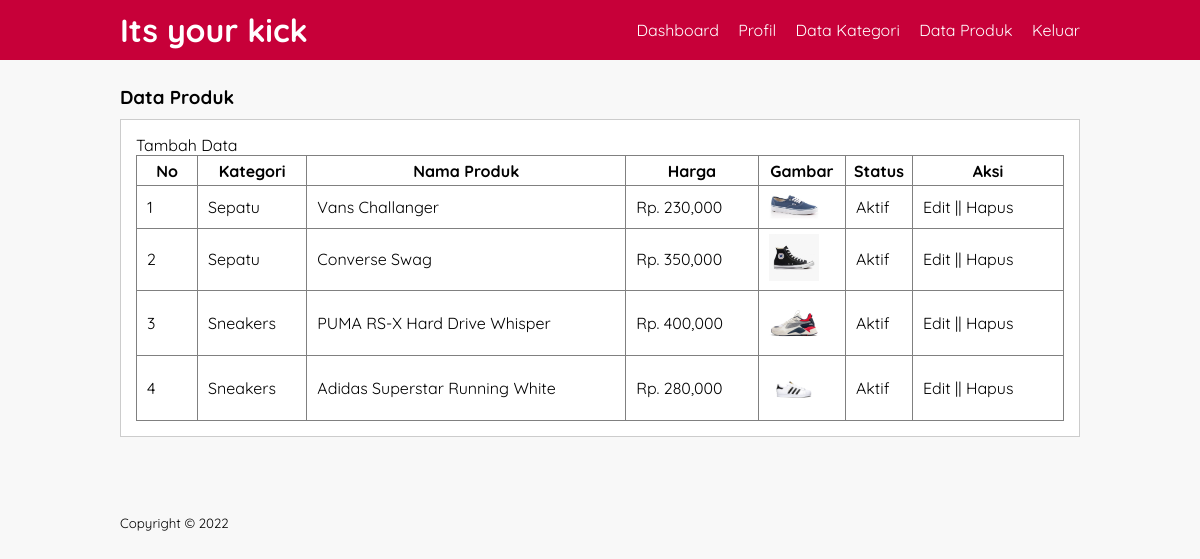
The app's page /data-produk.php (signed in) with its own data.
### tables this page shows
CREATE TABLE `tb_product` (
  `product_id` int(11) NOT NULL,
  `category_id` int(11) NOT NULL,
  `product_name` varchar(100) NOT NULL,
  `product_price` int(11) NOT NULL,
  `product_description` text NOT NULL,
  `product_image` varchar(100) NOT NULL,
  `product_status` tinyint(1) NOT NULL,
  `data_created` timestamp NOT NULL DEFAULT current_timestamp()
);

CREATE TABLE `tb_category` (
  `category_id` int(11) NOT NULL,
  `category_name` varchar(25) NOT NULL
);

### data-produk.php (the view, shortened to what this page needs)
<?php
	include 'db.php';
?>
<!DOCTYPE html>
<html>
<head>
	<link rel="stylesheet" type="text/css" href="css/style.css">
</head>
<body>
	<header>
		<div class="container">
			<h1><a href="dashboard.php">Its your kick</a></h1>
			<ul>
				<li><a href="dashboard.php">Dashboard</a></li>
				<li><a href="profil.php">Profil</a></li>
				<li><a href="data-kategori.php">Data Kategori</a></li>
				<li><a href="data-produk.php">Data Produk</a></li>
				<li><a href="keluar.php">Keluar</a></li>
			</ul>
		</div>
	</header>
	<div class="section">
		<div class="container">
			<h3>Data Produk</h3>
			<div class="box">
				<p><a href="tambah-produk.php">Tambah Data</a></p>
				<table border="1" cellspacing="0" class="table">
					<thead>
						<tr>
							<th width="60px">No</th>
							<th>Kategori</th>
							<th>Nama Produk</th>
							<th>Harga</th>
							<th>Gambar</th>
							<th>Status</th>
							<th width="150px">Aksi</th>
						</tr>
					</thead>
					<tbody>
						<?php
							$no = 1;
							$produk = mysqli_query($conn, "SELECT * FROM tb_product LEFT JOIN tb_category USING (category_id) ORDER BY product_id DESC");
							if(mysqli_num_rows($produk) > 0){
							while($row = mysqli_fetch_array($produk)){
						?>
						<tr>
							<td><?php echo $no++ ?></td>
							<td><?php echo $row['category_name'] ?></td>
							<td><?php echo $row['product_name'] ?></td>
							<td>Rp. <?php echo number_format($row['product_price']) ?></td>
							<td><a href="produk/<?php echo $row['product_image'] ?>" target="_blank"> <img src="produk/<?php echo $row['product_image'] ?>" width="50px"> </a></td>
							<td><?php echo ($row['product_status'] == 0)? 'Tidak Aktif':'Aktif'; ?></td>
							<td>
								<a href="edit-produk.php?id=<?php echo $row['product_id'] ?>">Edit</a> || <a href="proses-hapus.php?idp=<?php echo $row['product_id'] ?>" onclick="return confirm('Yakin ingin hapus ?')">Hapus</a>
							</td>
						</tr>
						<?php }}else{ ?>
							<tr>
								<td colspan="7">Tidak ada data</td>
							</tr>
						<?php } ?>
					</tbody>
				</table>
			</div>
		</div>
	</div>
	<footer>
		<div class="container">
			<small>Copyright &copy; 2022 </small>
		</div>
	</footer>
</body>
</html>

### css/style.css (style rules this page uses)
* { padding:0; margin:0; font-family: 'Quicksand', sans-serif; }
body { background-color: #f8f8f8; }
a { color: inherit; text-decoration: none; }
header { background-color: #C70039; color: #fff; }
header h1 { float: left; padding:10px 0; }
header ul { float: right; }
header ul li { display: inline-block; }
header ul li a { padding:20px 0 20px 15px; display: inline-block; }
footer { padding:25px 0; }
.container { width: 80%; margin:0 auto; }
.container:after { content: ''; display: block; clear: both; }
.section { padding:25px 0; }
.box { background-color: #fff; border:1px solid #ccc; padding:15px; box-sizing: border-box; margin:10px 0 25px 0; }
.box:after { content: ''; display: block; clear: both; }
.table { width: 100%; border-collapse: collapse; }
.table tr { height: 30px; }
.table tr td { padding:5px 10px; }

### records on screen
tb_product: category.category_name "Sepatu", product_name "Vans Challanger", product_price "230,000", product_image (picture), product_status "Aktif"
tb_product: category.category_name "Sepatu", product_name "Converse Swag", product_price "350,000", product_image (picture), product_status "Aktif"
tb_product: category.category_name "Sneakers", product_name "PUMA RS-X Hard Drive Whisper", product_price "400,000", product_image (picture), product_status "Aktif"
tb_product: category.category_name "Sneakers", product_name "Adidas Superstar Running White", product_price "280,000", product_image (picture), product_status "Aktif"
